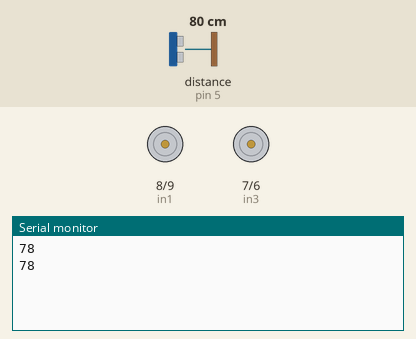
Simulated run of this sketch. Board: Arduino Uno, built with avr-gcc and run on an emulated ATmega328P. Parts: motor-driver pin pairs drawn as motors (green arrow = first pin HIGH = forward, orange = second pin HIGH = backward, longer = more drive, scaled by the enable pin), the last lines printed to the serial monitor. Wiring (inferred from the names in the program): ultrasonic range finder: trigger pin 4; echo pin 5. The inputs (shaded band) are chosen by the test bench; at power-on: distance to the obstacle (sensor on pin 5) 80 cm. The echo pulse lasts 58.3 µs per cm.

Above: at 1.8 s.
1.9 s: distance to the obstacle (sensor on pin 5) set to 22 cm
At 2.8 s:
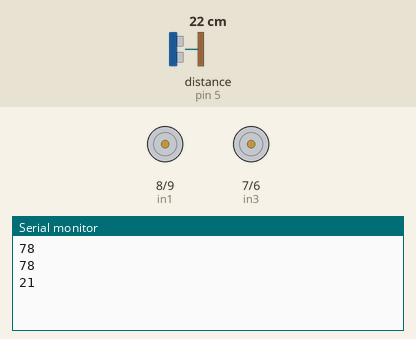
3.4 s: distance to the obstacle (sensor on pin 5) set to 19 cm
At 4.8 s:
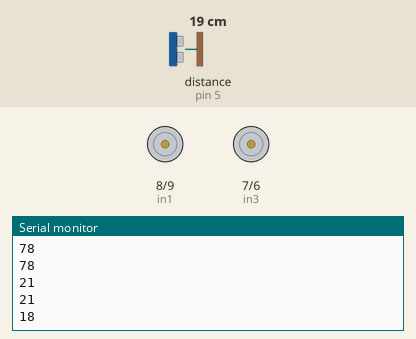
5.5 s: distance to the obstacle (sensor on pin 5) set to 35 cm
At 6.6 s:
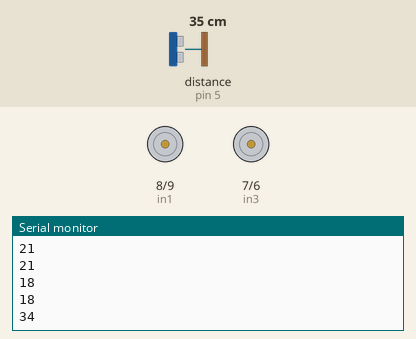
7.5 s: distance to the obstacle (sensor on pin 5) set to 2 cm
At 8.8 s:
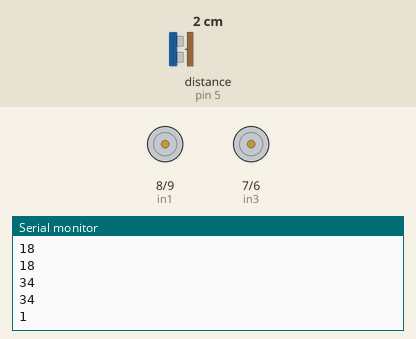
Timing chart, 0 to 10.5 s (numbered marks = the images above; inputs shaded):
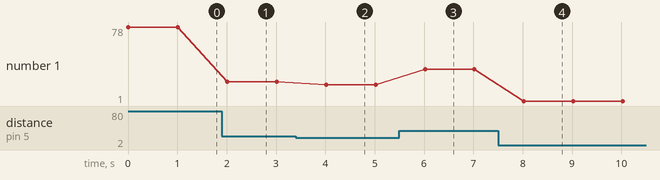

The sketch:

RC_car_with_ultrasonic_sensor.ino
```cpp
int in1 = 8;
int in2 = 9;
int in3 = 7;
int in4 = 6;
int ena = 10;
int enb = 11;
int trig = 4;
int echo = 5;
long time;
int distance;

void setup() {
  // put your setup code here, to run once:
pinMode(trig, OUTPUT);
pinMode(echo, INPUT);
pinMode(in1, OUTPUT);
pinMode(in2, OUTPUT);
pinMode(in3, OUTPUT);
pinMode(in4, OUTPUT);
pinMode(ena, OUTPUT);
pinMode(enb, OUTPUT);
Serial.begin(9600);
}

void loop() {
  // put your main code here, to run repeatedly:
digitalWrite(trig, LOW);
delayMicroseconds(2);

digitalWrite(trig, HIGH);
delayMicroseconds(10);
digitalWrite(trig, LOW);

time = pulseIn(echo, HIGH);

distance=time*0.034/2;
Serial.println(distance);
if(distance<20){


digitalWrite(in1, LOW);
digitalWrite(in2, HIGH);
digitalWrite(in3, HIGH);
digitalWrite(in4, LOW);


}else{

digitalWrite(in1, LOW);
digitalWrite(in2, HIGH);
digitalWrite(in3, LOW);
digitalWrite(in4, HIGH);
}
delay(1000);

}
```

Measured:
- after the input at 1.9 s, the serial monitor: prints a new line after 0.11 s (image 1)
- after the input at 3.4 s, the serial monitor: prints a new line after 0.62 s (image 2)
- after the input at 5.5 s, the serial monitor: prints a new line after 0.52 s (image 3)
- after the input at 7.5 s, the serial monitor: prints a new line after 0.52 s (image 4)
- plotted number 1: 78 → 21 after the input at 1.9 s, 21 → 18 after the input at 3.4 s, 18 → 34 after the input at 5.5 s, 34 → 1 after the input at 7.5 s
